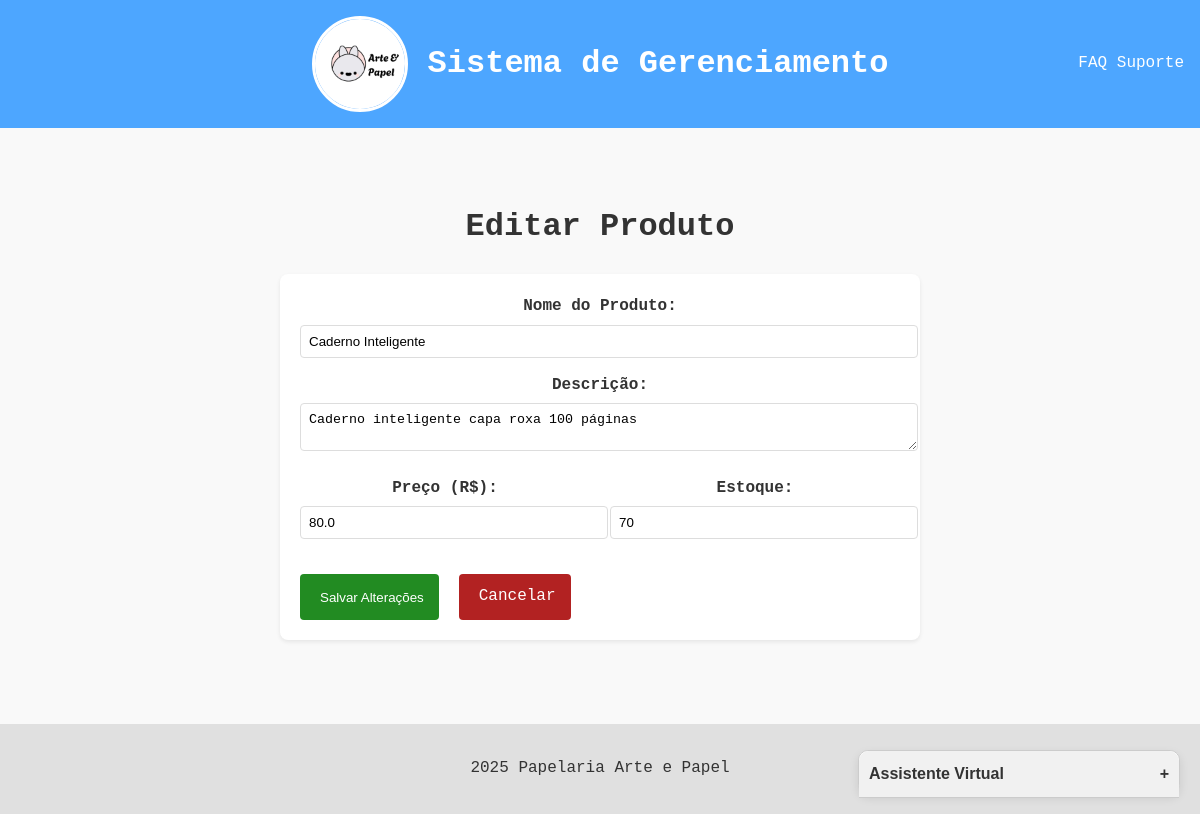
Page /produtos/editar/1 on the committed database.
### app.py (models this page shows)
class Produto(db.Model):
    id = db.Column(db.Integer, primary_key=True)
    nome = db.Column(db.String(100), nullable=False)
    descricao = db.Column(db.String(200))
    preco = db.Column(db.Float, nullable=False)
    quantidade = db.Column(db.Integer, default=0)
    data_cadastro = db.Column(db.DateTime, default=datetime.utcnow)

### app.py (the view, shortened to what this page needs)
@app.route('/produtos/editar/<int:id>', methods=['GET', 'POST'])
def editar_produto(id):
    produto = Produto.query.get_or_404(id)
    return render_template('produtos/editar.html', produto=produto)

### templates/produtos/editar.html (shortened to what this page needs)
{% extends "base.html" %}
{% block content %}
<div class="container">
    <h1>Editar Produto</h1>
    <form method="POST" class="form-produto">
        <div class="form-group">
            <label for="nome">Nome do Produto:</label>
            <input type="text" id="nome" name="nome"
                   value="{{ produto.nome }}" required>
        </div>
        <div class="form-group">
            <label for="descricao">Descrição:</label>
            <textarea id="descricao" name="descricao">{{ produto.descricao }}</textarea>
        </div>
        <div class="form-row">
            <div class="form-group">
                <label for="preco">Preço (R$):</label>
                <input type="number" step="0.01" id="preco" name="preco"
                       value="{{ produto.preco }}" required>
            </div>
            <div class="form-group">
                <label for="quantidade">Estoque:</label>
                <input type="number" id="quantidade" name="quantidade"
                       value="{{ produto.quantidade }}">
            </div>
        </div>
        <div class="form-actions">
            <button type="submit" class="btn-salvar">
                 Salvar Alterações
            </button>
            <a href="{{ url_for('listar_produtos') }}" class="btn-cancelar">
                 Cancelar
            </a>
        </div>
    </form>
</div>
{% endblock %}

### static/css/style.css (style rules this page uses)
body { font-family: Andale Mono, monospace; line-height: 1.6; margin: 0; padding: 0; display: flex; flex-direction: column; min-height: 100vh; background-color: #f9f9f9; color: #333; }
.form-produto { max-width: 600px; margin: 0 auto; background: #fff; padding: 20px; border-radius: 8px; box-shadow: 0 2px 4px rgba(0, 0, 0, 0.08); }
.form-group { margin-bottom: 15px; }
.form-group label { display: block; margin-bottom: 5px; font-weight: bold; }
.form-group input, .form-group textarea, .form-group select { width: 100%; padding: 8px; border: 1px solid #ddd; border-radius: 4px; }
.btn-salvar { background-color: #228b22; color: white; padding: 10px 15px; border: none; border-radius: 4px; cursor: pointer; }
.btn-cancelar { background-color: #b22222; color: white; padding: 10px 15px; border-radius: 4px; text-decoration: none; margin-left: 10px; }
.form-row { display: flex; gap: 20px; }
.form-row .form-group { flex: 1; }
.form-actions { display: flex; justify-content: flex-start; margin-top: 20px; gap: 10px; }
.btn-salvar, .btn-cancelar { display: inline-flex; align-items: center; gap: 5px; padding: 10px 15px; }
.container { max-width: 800px; margin: 0 auto; text-align: center; padding: 20px; }

### rows in the picture
Produto: nome "Caderno Inteligente", descricao "Caderno inteligente capa roxa 100 páginas", preco "80.0", quantidade "70"
